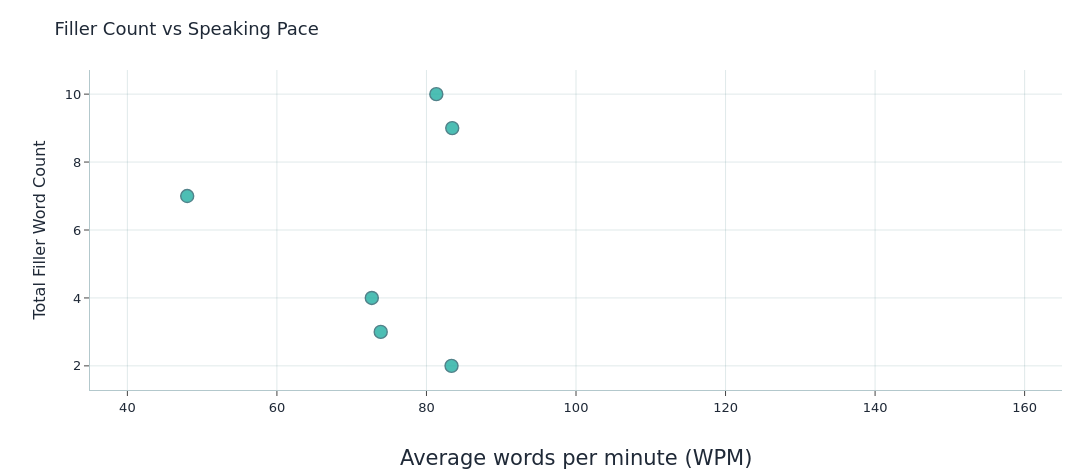

Notebook source saved alongside this figure:
### Markdown cell above
## 6) Filler count vs speaking pace

This scatter plot shows whether faster speaking correlates with more filler words, which could indicate nervousness or difficulty keeping up with thoughts.

### Code cell
import plotly.graph_objects as go


def _wrap_text(text, width=16):
    if len(text) <= width:
        return text
    return '<br>'.join(text[i:i + width] for i in range(0, len(text), width))


# Collect filler counts and average WPM for each recording
filler_counts = []
avg_wpm_values = []
rec_labels = []

for rec in recordings:
    total_fillers = len(rec.get('filler_events', []))
    filler_counts.append(total_fillers)

    rolling_wpm = rec.get('rolling_wpm_30s', [])
    if rolling_wpm:
        avg_wpm = float(np.mean([p['wpm'] for p in rolling_wpm]))
    else:
        avg_wpm = 0.0
    avg_wpm_values.append(avg_wpm)
    rec_labels.append(rec['recording_id'])

wrapped_labels = [_wrap_text(label, width=16) for label in rec_labels]
customdata = list(zip(wrapped_labels, avg_wpm_values, filler_counts))

fig = go.Figure(
    data=[
        go.Scatter(
            x=avg_wpm_values,
            y=filler_counts,
            mode='markers',
            marker={
                'size': 13,
                'color': PRIMARY_TEAL,
                'line': {'color': DARK_TEAL, 'width': 1.4},
                'opacity': 0.8,
            },
            customdata=customdata,
            hovertemplate=(
                '<b>Recording name:</b> <b>%{customdata[0]}</b><br>'
                + '<b>Avg WPM:</b> <b>%{customdata[1]:.1f}</b><br>'
                + '<b>Filler words:</b> <b>%{customdata[2]}</b><extra></extra>'
            ),
            showlegend=False,
        )
    ]
)

fig.update_layout(
    title='Filler Count vs Speaking Pace',
    xaxis_title='',
    yaxis_title='Total Filler Word Count',
    template='plotly_white',
    width=1100,
    height=470,
    font={'family': 'DejaVu Sans', 'size': 13, 'color': '#1f2937'},
    margin={'l': 90, 'r': 30, 't': 70, 'b': 80},
    hoverlabel={
        'align': 'left',
        'namelength': -1,
        'font': {'size': 14},
        'bgcolor': 'rgba(245, 252, 251, 0.98)',
        'bordercolor': DEEP_TEAL,
    },
    annotations=[
        {
            'text': 'Average words per minute (WPM)',
            'xref': 'paper',
            'yref': 'paper',
            'x': 0.5,
            'y': -0.17,
            'showarrow': False,
            'xanchor': 'center',
            'yanchor': 'top',
            'font': {'size': 21},
        }
    ],
)
fig.update_xaxes(
    range=[35, 165],
    showgrid=True,
    gridcolor='rgba(39, 99, 109, 0.14)',
    showline=True,
    linecolor='rgba(39, 99, 109, 0.35)',
    ticks='outside',
)
fig.update_yaxes(
    showgrid=True,
    gridcolor='rgba(39, 99, 109, 0.14)',
    showline=True,
    linecolor='rgba(39, 99, 109, 0.35)',
    ticks='outside',
)
fig.show()

# Calculate correlation if there are enough points
if len(filler_counts) > 2:
    correlation = np.corrcoef(avg_wpm_values, filler_counts)[0, 1]
    print(f"Correlation between WPM and filler count: {correlation:.3f}")

### Figure 1 — Plotly figure (JSON) as saved in the notebook; plotly's stock layout.template omitted (floating-point values rounded to 4 significant figures)
{"data": [{"customdata": [["LongerTesting_20<br>260215_122254", 83.45, 9], ["Okay_Good_test_2<br>0260415_102254", 81.32, 10], ["Good_Test_202604<br>15_102445", 83.35, 2], ["Test1_20260515_0<br>95848", 72.69, 4], ["Bad_Test_2026061<br>5_102036", 48, 7], ["Semi_Bad_test_20<br>260715_102143", 73.88, 3], ["Recording_133_20<br>261220_152255", 12, 2]], "hovertemplate": "<b>Recording name:</b> <b>%{customdata[0]}</b><br><b>Avg WPM:</b> <b>%{customdata[1]:.1f}</b><br><b>Filler words:</b> <b>%{customdata[2]}</b><extra></extra>", "marker": {"color": "#21AFA2", "line": {"color": "#27636D", "width": 1.4}, "opacity": 0.8, "size": 13}, "mode": "markers", "showlegend": false, "type": "scatter", "x": [83.45, 81.32, 83.35, 72.69, 48, 73.88, 12], "y": [9, 10, 2, 4, 7, 3, 2]}], "layout": {"annotations": [{"font": {"size": 21}, "showarrow": false, "text": "Average words per minute (WPM)", "x": 0.5, "xanchor": "center", "xref": "paper", "y": -0.17, "yanchor": "top", "yref": "paper"}], "font": {"color": "#1f2937", "family": "DejaVu Sans", "size": 13}, "height": 470, "hoverlabel": {"align": "left", "bgcolor": "rgba(245, 252, 251, 0.98)", "bordercolor": "#1E8486", "font": {"size": 14}, "namelength": -1}, "margin": {"b": 80, "l": 90, "r": 30, "t": 70}, "title": {"text": "Filler Count vs Speaking Pace"}, "width": 1100, "xaxis": {"gridcolor": "rgba(39, 99, 109, 0.14)", "linecolor": "rgba(39, 99, 109, 0.35)", "range": [35, 165], "showgrid": true, "showline": true, "ticks": "outside", "title": {"text": ""}}, "yaxis": {"gridcolor": "rgba(39, 99, 109, 0.14)", "linecolor": "rgba(39, 99, 109, 0.35)", "showgrid": true, "showline": true, "ticks": "outside", "title": {"text": "Total Filler Word Count"}}}}
